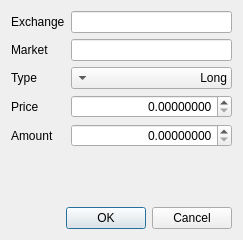
<?xml version="1.0" encoding="UTF-8"?>
<ui version="4.0">
 <class>DialogTrade</class>
 <widget class="QDialog" name="DialogTrade">
  <property name="geometry">
   <rect>
    <x>0</x>
    <y>0</y>
    <width>243</width>
    <height>240</height>
   </rect>
  </property>
  <property name="windowTitle">
   <string>Trade</string>
  </property>
  <property name="modal">
   <bool>true</bool>
  </property>
  <layout class="QVBoxLayout" name="verticalLayout_2">
   <item>
    <layout class="QVBoxLayout" name="verticalLayout">
     <item>
      <layout class="QFormLayout" name="formLayout">
       <property name="sizeConstraint">
        <enum>QLayout::SetMaximumSize</enum>
       </property>
       <item row="0" column="0">
        <widget class="QLabel" name="label">
         <property name="text">
          <string>Exchange</string>
         </property>
        </widget>
       </item>
       <item row="1" column="0">
        <widget class="QLabel" name="label_2">
         <property name="text">
          <string>Market</string>
         </property>
        </widget>
       </item>
       <item row="2" column="0">
        <widget class="QLabel" name="label_3">
         <property name="text">
          <string>Type</string>
         </property>
        </widget>
       </item>
       <item row="3" column="0">
        <widget class="QLabel" name="label_4">
         <property name="text">
          <string>Price</string>
         </property>
        </widget>
       </item>
       <item row="1" column="1">
        <widget class="QLineEdit" name="ed_market">
         <property name="alignment">
          <set>Qt::AlignRight|Qt::AlignTrailing|Qt::AlignVCenter</set>
         </property>
         <property name="readOnly">
          <bool>true</bool>
         </property>
        </widget>
       </item>
       <item row="2" column="1">
        <widget class="QComboBox" name="combo_type">
         <property name="sizePolicy">
          <sizepolicy hsizetype="Expanding" vsizetype="Fixed">
           <horstretch>0</horstretch>
           <verstretch>0</verstretch>
          </sizepolicy>
         </property>
         <property name="layoutDirection">
          <enum>Qt::RightToLeft</enum>
         </property>
         <item>
          <property name="text">
           <string>Long</string>
          </property>
         </item>
         <item>
          <property name="text">
           <string>Short</string>
          </property>
         </item>
        </widget>
       </item>
       <item row="3" column="1">
        <widget class="QDoubleSpinBox" name="spin_price">
         <property name="sizePolicy">
          <sizepolicy hsizetype="Expanding" vsizetype="Fixed">
           <horstretch>0</horstretch>
           <verstretch>0</verstretch>
          </sizepolicy>
         </property>
         <property name="layoutDirection">
          <enum>Qt::LeftToRight</enum>
         </property>
         <property name="alignment">
          <set>Qt::AlignRight|Qt::AlignTrailing|Qt::AlignVCenter</set>
         </property>
         <property name="buttonSymbols">
          <enum>QAbstractSpinBox::UpDownArrows</enum>
         </property>
         <property name="decimals">
          <number>8</number>
         </property>
         <property name="maximum">
          <double>9999999.990000000223517</double>
         </property>
        </widget>
       </item>
       <item row="4" column="0">
        <widget class="QLabel" name="label_5">
         <property name="text">
          <string>Amount</string>
         </property>
        </widget>
       </item>
       <item row="4" column="1">
        <widget class="QDoubleSpinBox" name="spin_amount">
         <property name="sizePolicy">
          <sizepolicy hsizetype="Expanding" vsizetype="Fixed">
           <horstretch>0</horstretch>
           <verstretch>0</verstretch>
          </sizepolicy>
         </property>
         <property name="layoutDirection">
          <enum>Qt::LeftToRight</enum>
         </property>
         <property name="alignment">
          <set>Qt::AlignRight|Qt::AlignTrailing|Qt::AlignVCenter</set>
         </property>
         <property name="decimals">
          <number>8</number>
         </property>
         <property name="maximum">
          <double>9999999.990000000223517</double>
         </property>
        </widget>
       </item>
       <item row="0" column="1">
        <widget class="QLineEdit" name="ed_exchange">
         <property name="alignment">
          <set>Qt::AlignRight|Qt::AlignTrailing|Qt::AlignVCenter</set>
         </property>
         <property name="readOnly">
          <bool>true</bool>
         </property>
        </widget>
       </item>
      </layout>
     </item>
    </layout>
   </item>
   <item>
    <widget class="QDialogButtonBox" name="buttonBox">
     <property name="standardButtons">
      <set>QDialogButtonBox::Cancel|QDialogButtonBox::Ok</set>
     </property>
    </widget>
   </item>
  </layout>
 </widget>
 <resources/>
 <connections>
  <connection>
   <sender>buttonBox</sender>
   <signal>accepted()</signal>
   <receiver>DialogTrade</receiver>
   <slot>accept()</slot>
   <hints>
    <hint type="sourcelabel">
     <x>121</x>
     <y>190</y>
    </hint>
    <hint type="destinationlabel">
     <x>121</x>
     <y>106</y>
    </hint>
   </hints>
  </connection>
  <connection>
   <sender>buttonBox</sender>
   <signal>rejected()</signal>
   <receiver>DialogTrade</receiver>
   <slot>close()</slot>
   <hints>
    <hint type="sourcelabel">
     <x>121</x>
     <y>190</y>
    </hint>
    <hint type="destinationlabel">
     <x>121</x>
     <y>106</y>
    </hint>
   </hints>
  </connection>
 </connections>
</ui>
